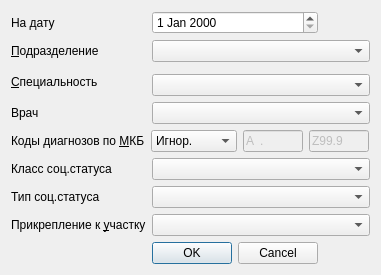
<?xml version="1.0" encoding="UTF-8"?>
<ui version="4.0">
 <class>DiagnosisDispansDialog</class>
 <widget class="QDialog" name="DiagnosisDispansDialog">
  <property name="geometry">
   <rect>
    <x>0</x>
    <y>0</y>
    <width>381</width>
    <height>269</height>
   </rect>
  </property>
  <property name="windowTitle">
   <string>Параметры</string>
  </property>
  <layout class="QGridLayout" name="gridLayout">
   <item row="0" column="0">
    <widget class="QLabel" name="lblDate">
     <property name="text">
      <string>На дату</string>
     </property>
    </widget>
   </item>
   <item row="0" column="1">
    <widget class="CDateEdit" name="edtDate"/>
   </item>
   <item row="0" column="2">
    <spacer name="horizontalSpacer">
     <property name="orientation">
      <enum>Qt::Horizontal</enum>
     </property>
     <property name="sizeHint" stdset="0">
      <size>
       <width>40</width>
       <height>20</height>
      </size>
     </property>
    </spacer>
   </item>
   <item row="1" column="0">
    <widget class="QLabel" name="lblOrgStructure">
     <property name="text">
      <string>&amp;Подразделение</string>
     </property>
     <property name="buddy">
      <cstring>cmbOrgStructure</cstring>
     </property>
    </widget>
   </item>
   <item row="1" column="1" colspan="2">
    <widget class="COrgStructureComboBox" name="cmbOrgStructure"/>
   </item>
   <item row="2" column="0" rowspan="2" colspan="2">
    <widget class="QLabel" name="lblSpeciality">
     <property name="text">
      <string>&amp;Специальность</string>
     </property>
     <property name="buddy">
      <cstring>cmbSpeciality</cstring>
     </property>
    </widget>
   </item>
   <item row="3" column="1" colspan="2">
    <widget class="CRBComboBox" name="cmbSpeciality">
     <property name="whatsThis">
      <string>&lt;html&gt;&lt;head&gt;&lt;meta name=&quot;qrichtext&quot; content=&quot;1&quot; /&gt;&lt;style type=&quot;text/css&quot;&gt;
p, li { white-space: pre-wrap; }
&lt;/style&gt;&lt;/head&gt;&lt;body style=&quot; font-family:'MS Shell Dlg 2'; font-size:8.25pt; font-weight:400; font-style:normal;&quot;&gt;
&lt;p style=&quot;-qt-paragraph-type:empty; margin-top:0px; margin-bottom:0px; margin-left:0px; margin-right:0px; -qt-block-indent:0; text-indent:0px;&quot;&gt;&lt;/p&gt;&lt;/body&gt;&lt;/html&gt;</string>
     </property>
    </widget>
   </item>
   <item row="4" column="0">
    <widget class="QLabel" name="label_4">
     <property name="text">
      <string>Врач</string>
     </property>
    </widget>
   </item>
   <item row="4" column="1" colspan="2">
    <widget class="CPersonComboBoxEx" name="cmbPerson"/>
   </item>
   <item row="5" column="0" colspan="3">
    <layout class="QHBoxLayout" name="horizontalLayout_2" stretch="0,0,1,1,0">
     <item>
      <widget class="QLabel" name="lblMKB">
       <property name="text">
        <string>Коды диагнозов по &amp;МКБ</string>
       </property>
       <property name="buddy">
        <cstring>cmbMKBFilter</cstring>
       </property>
      </widget>
     </item>
     <item>
      <widget class="QComboBox" name="cmbMKBFilter">
       <item>
        <property name="text">
         <string>Игнор.</string>
        </property>
       </item>
       <item>
        <property name="text">
         <string>Интервал</string>
        </property>
       </item>
      </widget>
     </item>
     <item>
      <widget class="CICDCodeEdit" name="edtMKBFrom">
       <property name="enabled">
        <bool>false</bool>
       </property>
       <property name="sizePolicy">
        <sizepolicy hsizetype="Fixed" vsizetype="Fixed">
         <horstretch>0</horstretch>
         <verstretch>0</verstretch>
        </sizepolicy>
       </property>
       <property name="maximumSize">
        <size>
         <width>60</width>
         <height>16777215</height>
        </size>
       </property>
       <property name="inputMask">
        <string>a00.00</string>
       </property>
       <property name="text">
        <string>A.</string>
       </property>
       <property name="maxLength">
        <number>6</number>
       </property>
      </widget>
     </item>
     <item>
      <widget class="CICDCodeEdit" name="edtMKBTo">
       <property name="enabled">
        <bool>false</bool>
       </property>
       <property name="sizePolicy">
        <sizepolicy hsizetype="Fixed" vsizetype="Fixed">
         <horstretch>0</horstretch>
         <verstretch>0</verstretch>
        </sizepolicy>
       </property>
       <property name="maximumSize">
        <size>
         <width>60</width>
         <height>16777215</height>
        </size>
       </property>
       <property name="inputMask">
        <string>a00.00</string>
       </property>
       <property name="text">
        <string>Z99.9</string>
       </property>
       <property name="maxLength">
        <number>6</number>
       </property>
      </widget>
     </item>
     <item>
      <spacer name="spacer">
       <property name="orientation">
        <enum>Qt::Horizontal</enum>
       </property>
       <property name="sizeHint" stdset="0">
        <size>
         <width>40</width>
         <height>20</height>
        </size>
       </property>
      </spacer>
     </item>
    </layout>
   </item>
   <item row="6" column="0">
    <widget class="QLabel" name="lblSocStatusClass">
     <property name="text">
      <string>Класс соц.статуса</string>
     </property>
     <property name="buddy">
      <cstring>cmbSocStatusClass</cstring>
     </property>
    </widget>
   </item>
   <item row="6" column="1" colspan="2">
    <widget class="CSocStatusComboBox" name="cmbSocStatusClass"/>
   </item>
   <item row="7" column="0">
    <widget class="QLabel" name="lblSocStatusType">
     <property name="text">
      <string>Тип соц.статуса</string>
     </property>
     <property name="buddy">
      <cstring>cmbSocStatusType</cstring>
     </property>
    </widget>
   </item>
   <item row="7" column="1" colspan="2">
    <widget class="CRBComboBox" name="cmbSocStatusType"/>
   </item>
   <item row="8" column="0">
    <widget class="QLabel" name="lblOrgStructureAttach">
     <property name="text">
      <string>Прикрепление к &amp;участку</string>
     </property>
     <property name="buddy">
      <cstring>cmbOrgStructureAttach</cstring>
     </property>
    </widget>
   </item>
   <item row="9" column="0">
    <spacer name="verticalSpacer">
     <property name="orientation">
      <enum>Qt::Vertical</enum>
     </property>
     <property name="sizeHint" stdset="0">
      <size>
       <width>20</width>
       <height>40</height>
      </size>
     </property>
    </spacer>
   </item>
   <item row="10" column="1">
    <widget class="QDialogButtonBox" name="buttonBox">
     <property name="standardButtons">
      <set>QDialogButtonBox::Cancel|QDialogButtonBox::Ok</set>
     </property>
    </widget>
   </item>
   <item row="8" column="1" colspan="2">
    <widget class="CAreaComboBox" name="cmbOrgStructureAttach"/>
   </item>
  </layout>
 </widget>
 <customwidgets>
  <customwidget>
   <class>CRBComboBox</class>
   <extends>QComboBox</extends>
   <header>library/crbcombobox.h</header>
  </customwidget>
  <customwidget>
   <class>CDateEdit</class>
   <extends>QDateEdit</extends>
   <header>library/DateEdit</header>
  </customwidget>
  <customwidget>
   <class>COrgStructureComboBox</class>
   <extends>QComboBox</extends>
   <header>Orgs/OrgStructComboBoxes.h</header>
  </customwidget>
  <customwidget>
   <class>CPersonComboBoxEx</class>
   <extends>QComboBox</extends>
   <header>Orgs/PersonComboBoxEx.h</header>
  </customwidget>
  <customwidget>
   <class>CICDCodeEdit</class>
   <extends>QLineEdit</extends>
   <header>library/ICDCodeEdit.h</header>
  </customwidget>
  <customwidget>
   <class>CSocStatusComboBox</class>
   <extends>QComboBox</extends>
   <header>Registry/SocStatusComboBox.h</header>
  </customwidget>
  <customwidget>
   <class>CAreaComboBox</class>
   <extends>QComboBox</extends>
   <header>Orgs/OrgStructComboBoxes</header>
  </customwidget>
 </customwidgets>
 <resources/>
 <connections>
  <connection>
   <sender>buttonBox</sender>
   <signal>rejected()</signal>
   <receiver>DiagnosisDispansDialog</receiver>
   <slot>reject()</slot>
   <hints>
    <hint type="sourcelabel">
     <x>169</x>
     <y>77</y>
    </hint>
    <hint type="destinationlabel">
     <x>211</x>
     <y>7</y>
    </hint>
   </hints>
  </connection>
 </connections>
</ui>
